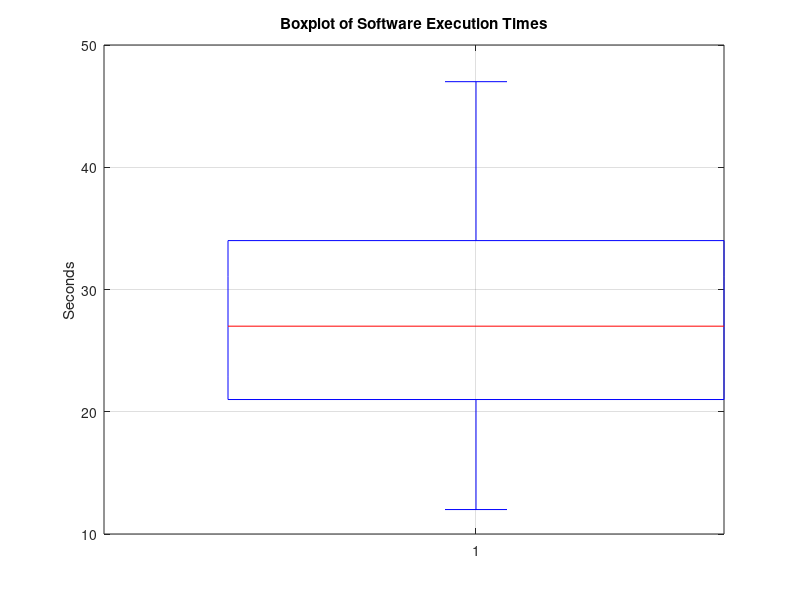

Source code (MATLAB): (Note: this script raises an error after producing the figure.)
clc; clear; close all;
x=[12 15 17 18 19 21 21 23 24 24 25 26 27 28 28 29 31 32 34 35 36 38 41 43 47];
fprintf('n=%d, mean=%.2f, median=%.2f\n',numel(x),mean(x),median(x));
u=unique(x); f=zeros(size(u));
for i=1:numel(u), f(i)=sum(x==u(i)); end
disp('All modes:'); disp(u(f==max(f)));
disp('STEM | LEAVES');
stems=unique(floor(x/10)); s=floor(x/10); leaves=mod(x,10);
for i=1:numel(stems), fprintf('%d | ',stems(i)); fprintf('%d ',leaves(s==stems(i))); fprintf('\n'); end
figure; boxplot(x); title('Boxplot of Software Execution Times'); ylabel('Seconds'); grid on;
figure; histogram(x); title('Histogram of Software Execution Times'); xlabel('Seconds'); ylabel('Frequency'); grid on;
